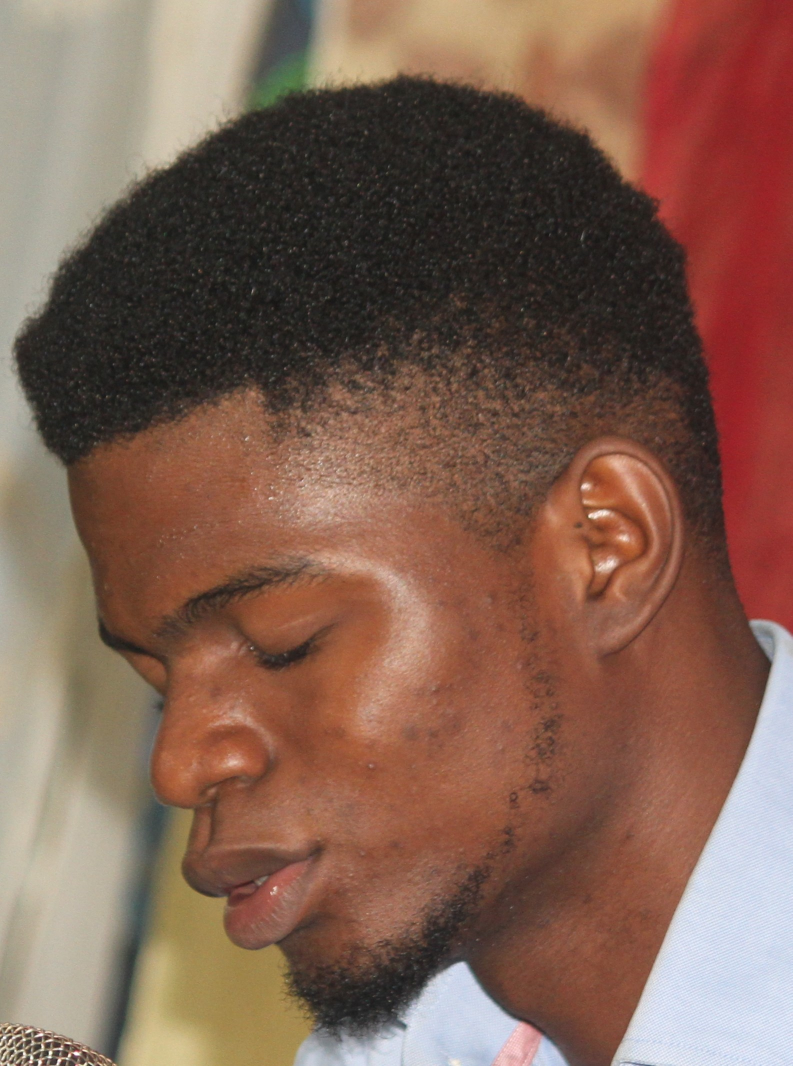
#> input picture training_set/A1.jpg, 1585 x 2132 px (shown at 1/2 size)
$ jupyter execute --allow-errors main_pca_project.ipynb   (older library calls are emulated)
#> lines starting #> are read from the running program, lines starting #| are printed output that depends on the picture
#> `face_img=Image.open(face).convert('LA')`:
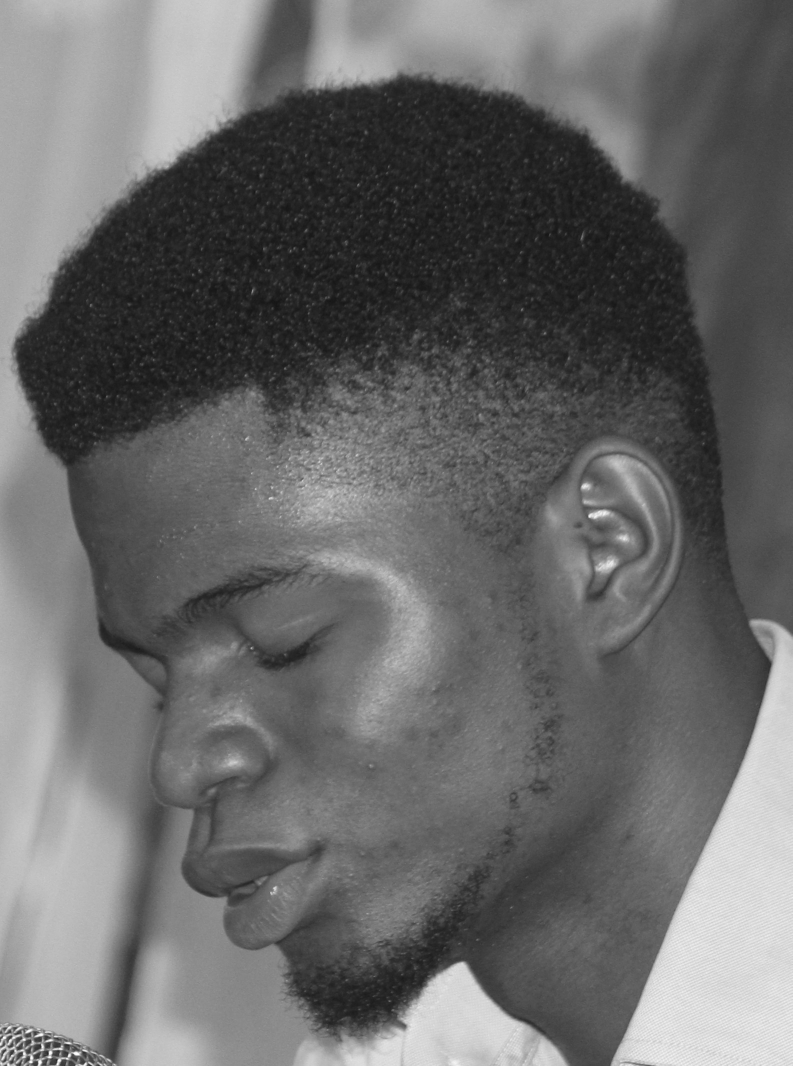
#> face_img: PIL image 1585x2132 LA (shown at 1/2 size); mean R, G, B, A 104.6, 104.6, 104.6, 255
#> `face_img_resize = face_img.resize((64, 64), Image.ANTIALIAS)`:
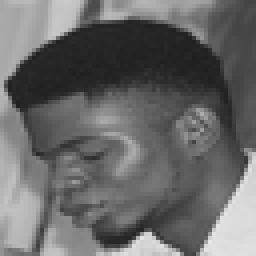
#> face_img_resize: PIL image 64x64 LA (shown 4 times larger); mean R, G, B, A 104.6, 104.6, 104.6, 255
#> `data = np.array(new_faces).ravel()`: data = 8192 values, max 255 at index 1, min 31 at index 1888, mean 179.8
#> pass 2 of the loop `for face in faces:`:
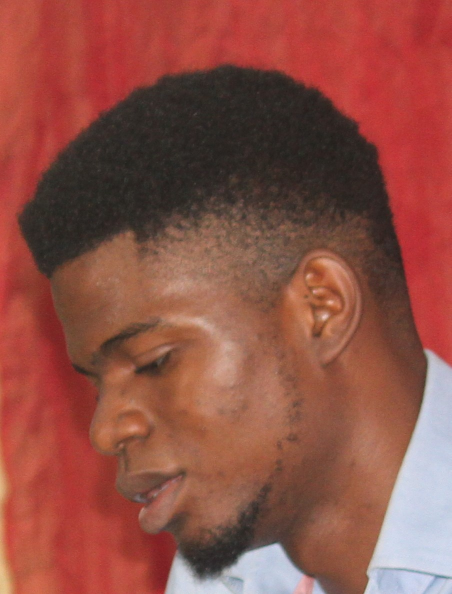
#> input picture training_set/A2.jpg, 903 x 1188 px (shown at 1/2 size)
#> `face_img=Image.open(face).convert('LA')`:
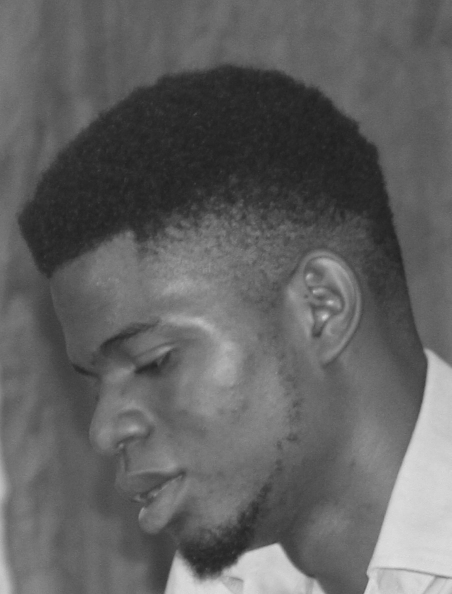
#> face_img: PIL image 903x1188 LA (shown at 1/2 size); mean R, G, B, A 97.7, 97.7, 97.7, 255
#> `face_img_resize = face_img.resize((64, 64), Image.ANTIALIAS)`:
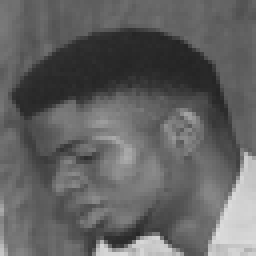
#> face_img_resize: PIL image 64x64 LA (shown 4 times larger); mean R, G, B, A 97.7, 97.7, 97.7, 255
#> data = 8192 values, max 255 at index 1, min 36 at index 2014, mean 176.4
#> pass 3 of the loop `for face in faces:`:
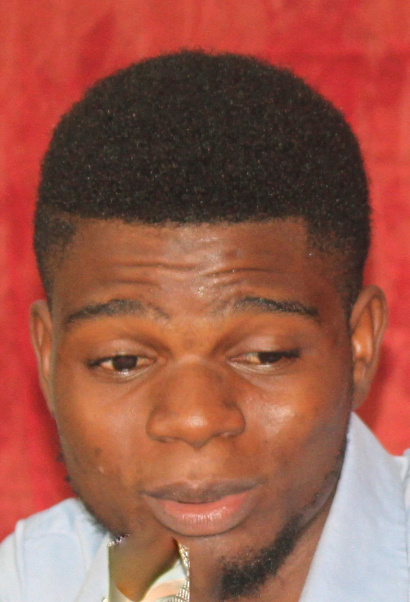
#> input picture training_set/A3.jpg, 819 x 1204 px (shown at 1/2 size)
#> `face_img=Image.open(face).convert('LA')`:
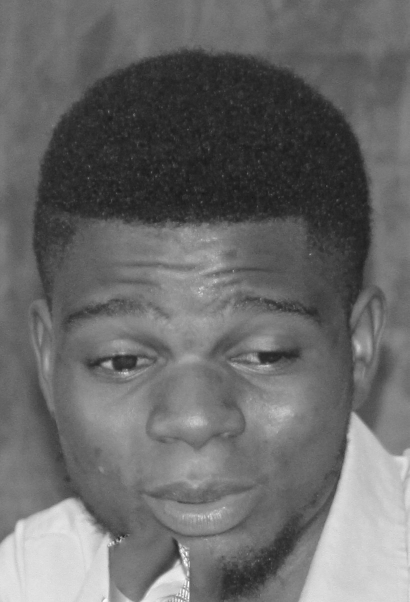
#> face_img: PIL image 819x1204 LA (shown at 1/2 size); mean R, G, B, A 106, 106, 106, 255
#> `face_img_resize = face_img.resize((64, 64), Image.ANTIALIAS)`:
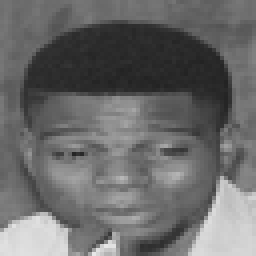
#> face_img_resize: PIL image 64x64 LA (shown 4 times larger); mean R, G, B, A 105.9, 105.9, 105.9, 255
#> data = 8192 values, max 255 at index 1, min 35 at index 2020, mean 180.5
[cell 1]
import sys
import cv2
import os
import numpy as np
import pandas as pd
import matplotlib.pyplot as plt
from PIL import Image
import matplotlib.image as mpimg
import csv

from time import time
from sklearn.model_selection import train_test_split
from sklearn.metrics import classification_report
from sklearn.decomposition import PCA
from sklearn.svm import SVC
from IPython.display import display

sys.version

# Preparing dataset

[cell 2]
import pandas as pd
def change(container):
    data = {'faces' : container}
    df = pd.DataFrame(data, columns = ['faces'])
    df.to_csv('dataset.csv', index = False)

# Image preprocessing

[cell 3]
# [24 lines of commented-out code are left out]

[cell 4]
container = []
original = []
faces = ['training_set/A1.jpg','training_set/A2.jpg','training_set/A3.jpg','training_set/B1.jpg','training_set/B2.jpg','training_set/B3.jpg','training_set/C1.jpg','training_set/C2.jpg','training_set/C3.jpg','training_set/D1.jpg','training_set/D2.jpg','training_set/D3.jpg','training_set/E1.jpg','training_set/E2.jpg','training_set/E3.jpg','training_set/F1.jpg','training_set/F2.jpg','training_set/F3.jpg']

#> (the rest of this cell did not finish here and is left out)

[cell 5]
# Convert 3D array to 2D list of lists
lst = []
#> lst = []
for row in arr_shape:
    tmp = []
    for col in row:
        tmp.append(str(col))
    lst.append(tmp)
#> this loop made 64 passes
#> after the loop, lst = 64 items

[cell 6]
print(len(lst))
#| 64

[cell 7]
# 4. Save list of lists to CSV
with open('dataset.csv', 'w') as f:
    for row in lst:
        f.write(','.join(row) + '\n')
